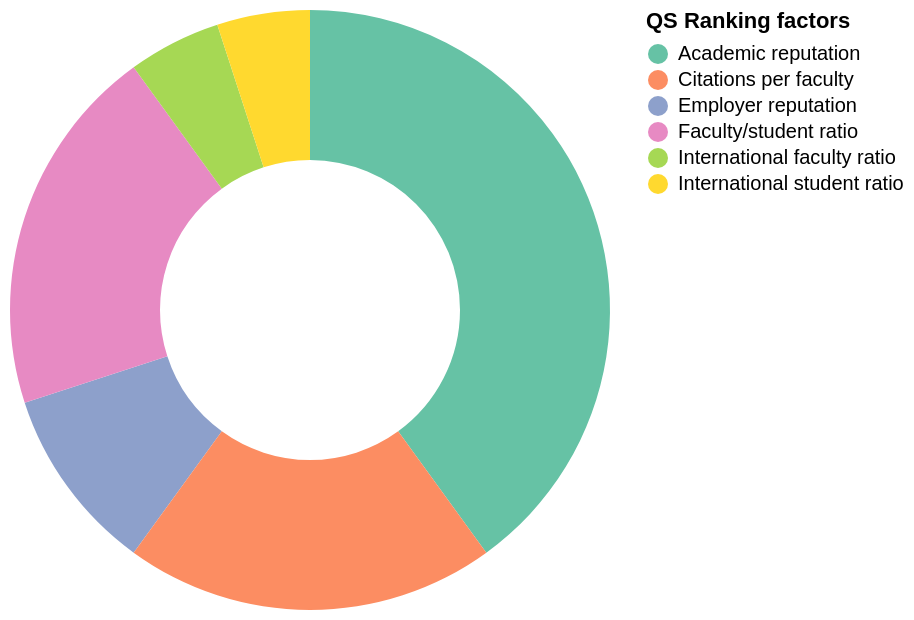

Describe this chart as a Vega-Lite specification.
### Vega-Lite specification from a JSON file in a GitHub repository (floating-point values rounded to 4 significant figures)
{"$schema": "https://vega.github.io/schema/vega-lite/v4.json", "data": {"values": [{"category": "Academic reputation", "value": 40}, {"category": "Employer reputation", "value": 10}, {"category": "Faculty/student ratio", "value": 20}, {"category": "Citations per faculty", "value": 20}, {"category": "International faculty ratio", "value": 5}, {"category": "International student ratio", "value": 5}]}, "mark": {"type": "arc", "innerRadius": 75}, "encoding": {"theta": {"field": "value", "type": "quantitative"}, "color": {"field": "category", "type": "nominal", "title": "QS Ranking factors", "scale": {"range": ["#66c2a5", "#fc8d62", "#8da0cb", "#e78ac3", "#a6d854", "#ffd92f"]}}, "tooltip": [{"field": "category", "title": "Category"}, {"field": "value", "title": "Weight (%)"}]}, "view": {"stroke": null}}
